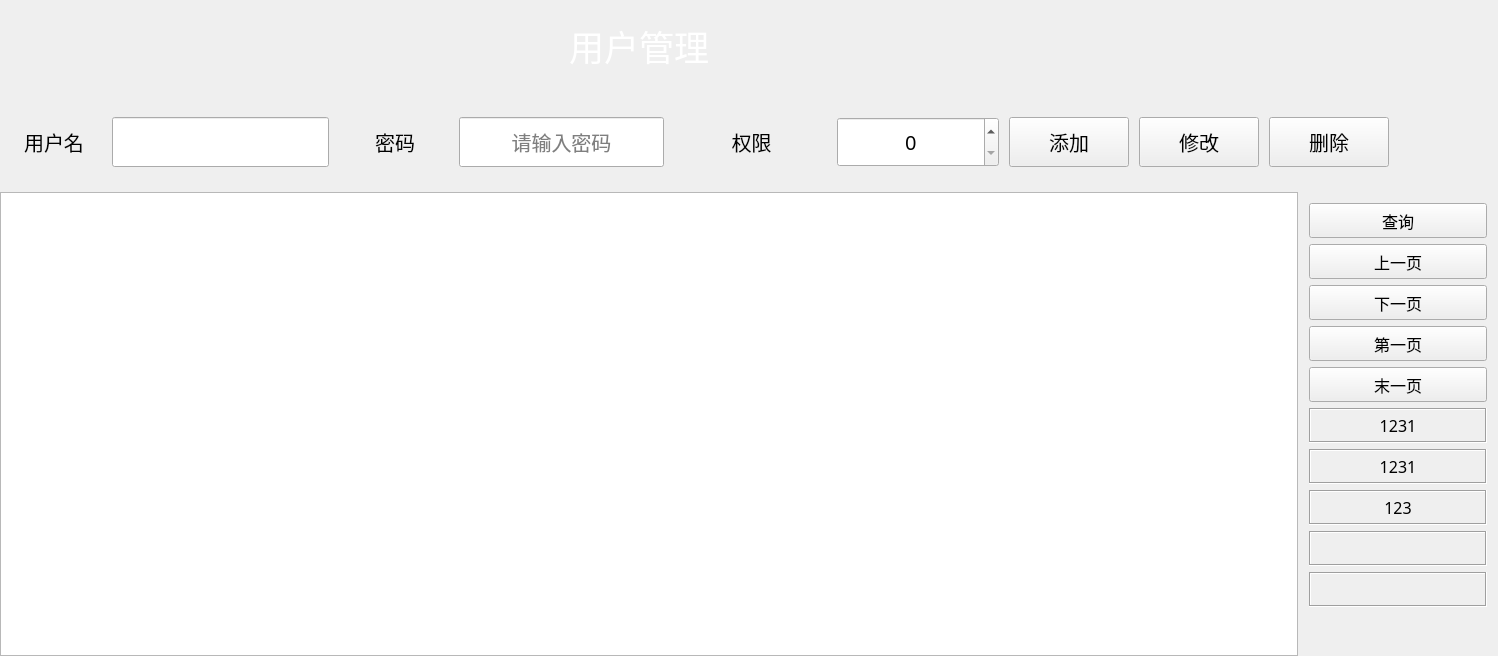
<?xml version="1.0" encoding="UTF-8"?>
<ui version="4.0">
 <class>QtUserWidgetsClass</class>
 <widget class="QWidget" name="QtUserWidgetsClass">
  <property name="geometry">
   <rect>
    <x>0</x>
    <y>0</y>
    <width>1498</width>
    <height>656</height>
   </rect>
  </property>
  <property name="font">
   <font>
    <family>微软雅黑</family>
    <pointsize>12</pointsize>
    <weight>50</weight>
    <italic>false</italic>
    <bold>false</bold>
   </font>
  </property>
  <property name="windowTitle">
   <string>QtWidgets</string>
  </property>
  <layout class="QVBoxLayout" name="verticalLayout_2" stretch="0,1">
   <property name="spacing">
    <number>0</number>
   </property>
   <property name="leftMargin">
    <number>0</number>
   </property>
   <property name="topMargin">
    <number>0</number>
   </property>
   <property name="rightMargin">
    <number>0</number>
   </property>
   <property name="bottomMargin">
    <number>0</number>
   </property>
   <item>
    <layout class="QHBoxLayout" name="horizontalLayout_7">
     <property name="spacing">
      <number>0</number>
     </property>
     <item>
      <widget class="QLabel" name="label">
       <property name="minimumSize">
        <size>
         <width>80</width>
         <height>80</height>
        </size>
       </property>
       <property name="maximumSize">
        <size>
         <width>300</width>
         <height>150</height>
        </size>
       </property>
       <property name="text">
        <string/>
       </property>
       <property name="scaledContents">
        <bool>true</bool>
       </property>
       <property name="alignment">
        <set>Qt::AlignCenter</set>
       </property>
      </widget>
     </item>
     <item>
      <layout class="QVBoxLayout" name="verticalLayout">
       <property name="spacing">
        <number>0</number>
       </property>
       <item>
        <spacer name="verticalSpacer">
         <property name="orientation">
          <enum>Qt::Vertical</enum>
         </property>
         <property name="sizeType">
          <enum>QSizePolicy::Minimum</enum>
         </property>
         <property name="sizeHint" stdset="0">
          <size>
           <width>20</width>
           <height>20</height>
          </size>
         </property>
        </spacer>
       </item>
       <item>
        <layout class="QHBoxLayout" name="horizontalLayout" stretch="1,0">
         <property name="spacing">
          <number>0</number>
         </property>
         <item>
          <widget class="QLabel" name="label_2">
           <property name="maximumSize">
            <size>
             <width>16777215</width>
             <height>16777215</height>
            </size>
           </property>
           <property name="font">
            <font>
             <family>微软雅黑</family>
             <pointsize>26</pointsize>
             <weight>9</weight>
             <italic>false</italic>
             <bold>false</bold>
            </font>
           </property>
           <property name="styleSheet">
            <string notr="true">font: 75 26pt &quot;微软雅黑&quot;;
color: white;</string>
           </property>
           <property name="text">
            <string>用户管理</string>
           </property>
           <property name="alignment">
            <set>Qt::AlignCenter</set>
           </property>
          </widget>
         </item>
         <item>
          <spacer name="horizontalSpacer_2">
           <property name="orientation">
            <enum>Qt::Horizontal</enum>
           </property>
           <property name="sizeType">
            <enum>QSizePolicy::Fixed</enum>
           </property>
           <property name="sizeHint" stdset="0">
            <size>
             <width>300</width>
             <height>20</height>
            </size>
           </property>
          </spacer>
         </item>
        </layout>
       </item>
       <item>
        <spacer name="verticalSpacer_2">
         <property name="orientation">
          <enum>Qt::Vertical</enum>
         </property>
         <property name="sizeType">
          <enum>QSizePolicy::Minimum</enum>
         </property>
         <property name="sizeHint" stdset="0">
          <size>
           <width>20</width>
           <height>20</height>
          </size>
         </property>
        </spacer>
       </item>
      </layout>
     </item>
    </layout>
   </item>
   <item>
    <widget class="QWidget" name="widget" native="true">
     <property name="font">
      <font>
       <family>微软雅黑</family>
       <pointsize>12</pointsize>
       <weight>50</weight>
       <italic>false</italic>
       <bold>false</bold>
      </font>
     </property>
     <layout class="QVBoxLayout" name="verticalLayout_4" stretch="0,1">
      <property name="spacing">
       <number>0</number>
      </property>
      <property name="leftMargin">
       <number>0</number>
      </property>
      <property name="topMargin">
       <number>0</number>
      </property>
      <property name="rightMargin">
       <number>0</number>
      </property>
      <property name="bottomMargin">
       <number>0</number>
      </property>
      <item>
       <widget class="QWidget" name="widget_3" native="true">
        <property name="minimumSize">
         <size>
          <width>0</width>
          <height>100</height>
         </size>
        </property>
        <property name="styleSheet">
         <string notr="true">font: 15pt &quot;微软雅黑&quot;;</string>
        </property>
        <layout class="QHBoxLayout" name="horizontalLayout_9" stretch="2,1">
         <property name="spacing">
          <number>0</number>
         </property>
         <property name="leftMargin">
          <number>0</number>
         </property>
         <property name="topMargin">
          <number>0</number>
         </property>
         <property name="rightMargin">
          <number>0</number>
         </property>
         <property name="bottomMargin">
          <number>0</number>
         </property>
         <item>
          <layout class="QHBoxLayout" name="horizontalLayout_3" stretch="1,1,1">
           <item>
            <layout class="QHBoxLayout" name="horizontalLayout_4" stretch="1,2">
             <property name="spacing">
              <number>4</number>
             </property>
             <item>
              <widget class="QLabel" name="label_3">
               <property name="sizePolicy">
                <sizepolicy hsizetype="Preferred" vsizetype="Maximum">
                 <horstretch>0</horstretch>
                 <verstretch>0</verstretch>
                </sizepolicy>
               </property>
               <property name="minimumSize">
                <size>
                 <width>80</width>
                 <height>40</height>
                </size>
               </property>
               <property name="font">
                <font>
                 <family>微软雅黑</family>
                 <pointsize>15</pointsize>
                 <weight>50</weight>
                 <italic>false</italic>
                 <bold>false</bold>
                </font>
               </property>
               <property name="text">
                <string>用户名</string>
               </property>
               <property name="alignment">
                <set>Qt::AlignCenter</set>
               </property>
              </widget>
             </item>
             <item>
              <widget class="QLineEdit" name="lEdit_User">
               <property name="sizePolicy">
                <sizepolicy hsizetype="Preferred" vsizetype="Maximum">
                 <horstretch>0</horstretch>
                 <verstretch>0</verstretch>
                </sizepolicy>
               </property>
               <property name="minimumSize">
                <size>
                 <width>150</width>
                 <height>50</height>
                </size>
               </property>
               <property name="font">
                <font>
                 <family>微软雅黑</family>
                 <pointsize>15</pointsize>
                 <weight>50</weight>
                 <italic>false</italic>
                 <bold>false</bold>
                </font>
               </property>
               <property name="alignment">
                <set>Qt::AlignCenter</set>
               </property>
              </widget>
             </item>
            </layout>
           </item>
           <item>
            <layout class="QHBoxLayout" name="horizontalLayout_5" stretch="1,2">
             <property name="spacing">
              <number>4</number>
             </property>
             <item>
              <widget class="QLabel" name="label_4">
               <property name="sizePolicy">
                <sizepolicy hsizetype="Preferred" vsizetype="Maximum">
                 <horstretch>0</horstretch>
                 <verstretch>0</verstretch>
                </sizepolicy>
               </property>
               <property name="minimumSize">
                <size>
                 <width>120</width>
                 <height>40</height>
                </size>
               </property>
               <property name="font">
                <font>
                 <family>微软雅黑</family>
                 <pointsize>15</pointsize>
                 <weight>50</weight>
                 <italic>false</italic>
                 <bold>false</bold>
                </font>
               </property>
               <property name="text">
                <string>密码</string>
               </property>
               <property name="alignment">
                <set>Qt::AlignCenter</set>
               </property>
              </widget>
             </item>
             <item>
              <widget class="QLineEdit" name="lEdit_Passward">
               <property name="sizePolicy">
                <sizepolicy hsizetype="Preferred" vsizetype="Maximum">
                 <horstretch>0</horstretch>
                 <verstretch>0</verstretch>
                </sizepolicy>
               </property>
               <property name="minimumSize">
                <size>
                 <width>150</width>
                 <height>50</height>
                </size>
               </property>
               <property name="font">
                <font>
                 <family>微软雅黑</family>
                 <pointsize>15</pointsize>
                 <weight>50</weight>
                 <italic>false</italic>
                 <bold>false</bold>
                </font>
               </property>
               <property name="echoMode">
                <enum>QLineEdit::Normal</enum>
               </property>
               <property name="alignment">
                <set>Qt::AlignCenter</set>
               </property>
               <property name="placeholderText">
                <string>请输入密码</string>
               </property>
              </widget>
             </item>
            </layout>
           </item>
           <item>
            <layout class="QHBoxLayout" name="horizontalLayout_8" stretch="1,1">
             <property name="spacing">
              <number>4</number>
             </property>
             <item>
              <widget class="QLabel" name="label_7">
               <property name="sizePolicy">
                <sizepolicy hsizetype="Preferred" vsizetype="Maximum">
                 <horstretch>0</horstretch>
                 <verstretch>0</verstretch>
                </sizepolicy>
               </property>
               <property name="minimumSize">
                <size>
                 <width>120</width>
                 <height>40</height>
                </size>
               </property>
               <property name="font">
                <font>
                 <family>微软雅黑</family>
                 <pointsize>15</pointsize>
                 <weight>50</weight>
                 <italic>false</italic>
                 <bold>false</bold>
                </font>
               </property>
               <property name="text">
                <string>权限</string>
               </property>
               <property name="alignment">
                <set>Qt::AlignCenter</set>
               </property>
              </widget>
             </item>
             <item>
              <widget class="QSpinBox" name="spinBox">
               <property name="minimumSize">
                <size>
                 <width>150</width>
                 <height>50</height>
                </size>
               </property>
               <property name="font">
                <font>
                 <family>微软雅黑</family>
                 <pointsize>15</pointsize>
                 <weight>50</weight>
                 <italic>false</italic>
                 <bold>false</bold>
                </font>
               </property>
               <property name="alignment">
                <set>Qt::AlignCenter</set>
               </property>
               <property name="maximum">
                <number>10</number>
               </property>
              </widget>
             </item>
            </layout>
           </item>
          </layout>
         </item>
         <item>
          <widget class="QWidget" name="widget_4" native="true">
           <property name="minimumSize">
            <size>
             <width>120</width>
             <height>0</height>
            </size>
           </property>
           <layout class="QHBoxLayout" name="horizontalLayout_6" stretch="1,1,1,1">
            <property name="spacing">
             <number>10</number>
            </property>
            <property name="leftMargin">
             <number>10</number>
            </property>
            <property name="rightMargin">
             <number>10</number>
            </property>
            <item>
             <widget class="QPushButton" name="btnADD">
              <property name="sizePolicy">
               <sizepolicy hsizetype="Preferred" vsizetype="Maximum">
                <horstretch>0</horstretch>
                <verstretch>0</verstretch>
               </sizepolicy>
              </property>
              <property name="minimumSize">
               <size>
                <width>120</width>
                <height>50</height>
               </size>
              </property>
              <property name="maximumSize">
               <size>
                <width>16777215</width>
                <height>50</height>
               </size>
              </property>
              <property name="font">
               <font>
                <family>微软雅黑</family>
                <pointsize>15</pointsize>
                <weight>50</weight>
                <italic>false</italic>
                <bold>false</bold>
               </font>
              </property>
              <property name="text">
               <string>添加</string>
              </property>
             </widget>
            </item>
            <item>
             <widget class="QPushButton" name="btnModify">
              <property name="sizePolicy">
               <sizepolicy hsizetype="Preferred" vsizetype="Maximum">
                <horstretch>0</horstretch>
                <verstretch>0</verstretch>
               </sizepolicy>
              </property>
              <property name="minimumSize">
               <size>
                <width>120</width>
                <height>50</height>
               </size>
              </property>
              <property name="maximumSize">
               <size>
                <width>16777215</width>
                <height>50</height>
               </size>
              </property>
              <property name="font">
               <font>
                <family>微软雅黑</family>
                <pointsize>15</pointsize>
                <weight>50</weight>
                <italic>false</italic>
                <bold>false</bold>
               </font>
              </property>
              <property name="text">
               <string>修改</string>
              </property>
             </widget>
            </item>
            <item>
             <widget class="QPushButton" name="btnDelete">
              <property name="sizePolicy">
               <sizepolicy hsizetype="Minimum" vsizetype="Maximum">
                <horstretch>0</horstretch>
                <verstretch>0</verstretch>
               </sizepolicy>
              </property>
              <property name="minimumSize">
               <size>
                <width>120</width>
                <height>50</height>
               </size>
              </property>
              <property name="maximumSize">
               <size>
                <width>16777215</width>
                <height>50</height>
               </size>
              </property>
              <property name="font">
               <font>
                <family>微软雅黑</family>
                <pointsize>15</pointsize>
                <weight>50</weight>
                <italic>false</italic>
                <bold>false</bold>
               </font>
              </property>
              <property name="text">
               <string>删除</string>
              </property>
             </widget>
            </item>
            <item>
             <spacer name="horizontalSpacer">
              <property name="orientation">
               <enum>Qt::Horizontal</enum>
              </property>
              <property name="sizeHint" stdset="0">
               <size>
                <width>176</width>
                <height>20</height>
               </size>
              </property>
             </spacer>
            </item>
           </layout>
          </widget>
         </item>
        </layout>
       </widget>
      </item>
      <item>
       <layout class="QHBoxLayout" name="horizontalLayout_2" stretch="1,0">
        <property name="spacing">
         <number>0</number>
        </property>
        <item>
         <layout class="QVBoxLayout" name="verticalLayout_3">
          <property name="spacing">
           <number>0</number>
          </property>
          <item>
           <widget class="QTableView" name="tableView">
            <property name="minimumSize">
             <size>
              <width>300</width>
              <height>0</height>
             </size>
            </property>
            <property name="styleSheet">
             <string notr="true">font: 10pt &quot;微软雅黑&quot;;</string>
            </property>
            <property name="lineWidth">
             <number>0</number>
            </property>
            <property name="showGrid">
             <bool>true</bool>
            </property>
            <property name="gridStyle">
             <enum>Qt::SolidLine</enum>
            </property>
            <attribute name="horizontalHeaderStretchLastSection">
             <bool>true</bool>
            </attribute>
            <attribute name="verticalHeaderStretchLastSection">
             <bool>false</bool>
            </attribute>
           </widget>
          </item>
         </layout>
        </item>
        <item>
         <widget class="QWidget" name="widget_2" native="true">
          <property name="minimumSize">
           <size>
            <width>200</width>
            <height>0</height>
           </size>
          </property>
          <property name="styleSheet">
           <string notr="true">font: 10pt &quot;微软雅黑&quot;;</string>
          </property>
          <layout class="QGridLayout" name="gridLayout_2">
           <item row="0" column="0">
            <widget class="QPushButton" name="btnSelect">
             <property name="minimumSize">
              <size>
               <width>80</width>
               <height>35</height>
              </size>
             </property>
             <property name="text">
              <string>查询</string>
             </property>
            </widget>
           </item>
           <item row="1" column="0">
            <widget class="QPushButton" name="btnPreVious">
             <property name="minimumSize">
              <size>
               <width>50</width>
               <height>35</height>
              </size>
             </property>
             <property name="text">
              <string>上一页</string>
             </property>
             <property name="iconSize">
              <size>
               <width>18</width>
               <height>18</height>
              </size>
             </property>
            </widget>
           </item>
           <item row="2" column="0">
            <widget class="QPushButton" name="btnNext">
             <property name="minimumSize">
              <size>
               <width>50</width>
               <height>35</height>
              </size>
             </property>
             <property name="text">
              <string>下一页</string>
             </property>
             <property name="iconSize">
              <size>
               <width>18</width>
               <height>18</height>
              </size>
             </property>
            </widget>
           </item>
           <item row="3" column="0">
            <widget class="QPushButton" name="btnFirst">
             <property name="minimumSize">
              <size>
               <width>50</width>
               <height>35</height>
              </size>
             </property>
             <property name="text">
              <string>第一页</string>
             </property>
             <property name="iconSize">
              <size>
               <width>18</width>
               <height>18</height>
              </size>
             </property>
            </widget>
           </item>
           <item row="4" column="0">
            <widget class="QPushButton" name="btnLast">
             <property name="minimumSize">
              <size>
               <width>50</width>
               <height>35</height>
              </size>
             </property>
             <property name="text">
              <string>末一页</string>
             </property>
             <property name="iconSize">
              <size>
               <width>18</width>
               <height>18</height>
              </size>
             </property>
            </widget>
           </item>
           <item row="5" column="0">
            <widget class="QLabel" name="labPageTotal">
             <property name="minimumSize">
              <size>
               <width>0</width>
               <height>35</height>
              </size>
             </property>
             <property name="frameShape">
              <enum>QFrame::Box</enum>
             </property>
             <property name="frameShadow">
              <enum>QFrame::Sunken</enum>
             </property>
             <property name="text">
              <string>1231</string>
             </property>
             <property name="alignment">
              <set>Qt::AlignCenter</set>
             </property>
            </widget>
           </item>
           <item row="6" column="0">
            <widget class="QLabel" name="labRecordsTotal">
             <property name="minimumSize">
              <size>
               <width>0</width>
               <height>35</height>
              </size>
             </property>
             <property name="frameShape">
              <enum>QFrame::Box</enum>
             </property>
             <property name="frameShadow">
              <enum>QFrame::Sunken</enum>
             </property>
             <property name="text">
              <string>1231</string>
             </property>
             <property name="alignment">
              <set>Qt::AlignCenter</set>
             </property>
            </widget>
           </item>
           <item row="7" column="0">
            <widget class="QLabel" name="labPageCurrent">
             <property name="minimumSize">
              <size>
               <width>0</width>
               <height>35</height>
              </size>
             </property>
             <property name="frameShape">
              <enum>QFrame::Box</enum>
             </property>
             <property name="frameShadow">
              <enum>QFrame::Sunken</enum>
             </property>
             <property name="text">
              <string>123</string>
             </property>
             <property name="alignment">
              <set>Qt::AlignCenter</set>
             </property>
            </widget>
           </item>
           <item row="8" column="0">
            <widget class="QLabel" name="labRecordsPerpage">
             <property name="minimumSize">
              <size>
               <width>0</width>
               <height>35</height>
              </size>
             </property>
             <property name="frameShape">
              <enum>QFrame::Box</enum>
             </property>
             <property name="frameShadow">
              <enum>QFrame::Sunken</enum>
             </property>
             <property name="text">
              <string/>
             </property>
             <property name="alignment">
              <set>Qt::AlignCenter</set>
             </property>
            </widget>
           </item>
           <item row="9" column="0">
            <widget class="QLabel" name="labSelectTime">
             <property name="minimumSize">
              <size>
               <width>0</width>
               <height>35</height>
              </size>
             </property>
             <property name="frameShape">
              <enum>QFrame::Box</enum>
             </property>
             <property name="frameShadow">
              <enum>QFrame::Sunken</enum>
             </property>
             <property name="text">
              <string/>
             </property>
             <property name="alignment">
              <set>Qt::AlignCenter</set>
             </property>
            </widget>
           </item>
           <item row="10" column="0">
            <spacer name="verticalSpacer_3">
             <property name="orientation">
              <enum>Qt::Vertical</enum>
             </property>
             <property name="sizeHint" stdset="0">
              <size>
               <width>20</width>
               <height>383</height>
              </size>
             </property>
            </spacer>
           </item>
          </layout>
         </widget>
        </item>
       </layout>
      </item>
     </layout>
    </widget>
   </item>
  </layout>
 </widget>
 <layoutdefault spacing="6" margin="11"/>
 <resources>
  <include location="../QFramer.qrc"/>
  <include location="../QFramer.qrc"/>
 </resources>
 <connections/>
</ui>
